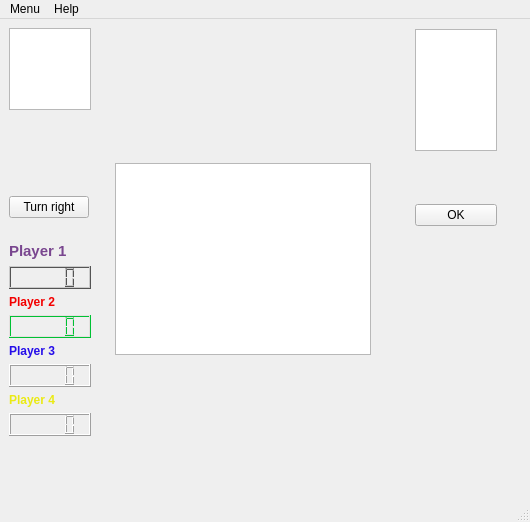
<?xml version="1.0" encoding="UTF-8"?>
<ui version="4.0">
 <class>MainWindow</class>
 <widget class="QMainWindow" name="MainWindow">
  <property name="geometry">
   <rect>
    <x>0</x>
    <y>0</y>
    <width>530</width>
    <height>522</height>
   </rect>
  </property>
  <property name="windowTitle">
   <string>MainWindow</string>
  </property>
  <widget class="QWidget" name="centralwidget">
   <layout class="QFormLayout" name="formLayout">
    <item row="0" column="0">
     <layout class="QGridLayout" name="gridLayout">
      <item row="0" column="1">
       <spacer name="horizontalSpacer">
        <property name="orientation">
         <enum>Qt::Horizontal</enum>
        </property>
        <property name="sizeType">
         <enum>QSizePolicy::Fixed</enum>
        </property>
        <property name="sizeHint" stdset="0">
         <size>
          <width>18</width>
          <height>88</height>
         </size>
        </property>
       </spacer>
      </item>
      <item row="0" column="2" alignment="Qt::AlignHCenter|Qt::AlignVCenter">
       <widget class="QGraphicsView" name="boardView">
        <property name="sizePolicy">
         <sizepolicy hsizetype="Minimum" vsizetype="Minimum">
          <horstretch>0</horstretch>
          <verstretch>0</verstretch>
         </sizepolicy>
        </property>
        <property name="minimumSize">
         <size>
          <width>0</width>
          <height>0</height>
         </size>
        </property>
       </widget>
      </item>
      <item row="0" column="0">
       <layout class="QVBoxLayout" name="leftLayout">
        <item>
         <widget class="QGraphicsView" name="freeCardView">
          <property name="minimumSize">
           <size>
            <width>82</width>
            <height>82</height>
           </size>
          </property>
          <property name="maximumSize">
           <size>
            <width>82</width>
            <height>82</height>
           </size>
          </property>
         </widget>
        </item>
        <item>
         <spacer name="verticalSpacer">
          <property name="maximumSize">
           <size>
            <width>80</width>
            <height>80</height>
           </size>
          </property>
          <property name="orientation">
           <enum>Qt::Vertical</enum>
          </property>
          <property name="sizeType">
           <enum>QSizePolicy::Preferred</enum>
          </property>
          <property name="sizeHint" stdset="0">
           <size>
            <width>20</width>
            <height>18</height>
           </size>
          </property>
         </spacer>
        </item>
        <item>
         <widget class="QPushButton" name="turnRightButton">
          <property name="maximumSize">
           <size>
            <width>80</width>
            <height>40</height>
           </size>
          </property>
          <property name="text">
           <string>Turn right</string>
          </property>
         </widget>
        </item>
        <item>
         <spacer name="verticalSpacer_7">
          <property name="orientation">
           <enum>Qt::Vertical</enum>
          </property>
          <property name="sizeType">
           <enum>QSizePolicy::Preferred</enum>
          </property>
          <property name="sizeHint" stdset="0">
           <size>
            <width>20</width>
            <height>18</height>
           </size>
          </property>
         </spacer>
        </item>
        <item>
         <layout class="QVBoxLayout" name="verticalLayout_7">
          <item>
           <layout class="QVBoxLayout" name="verticalLayout_3">
            <item>
             <widget class="QLabel" name="player1label">
              <property name="palette">
               <palette>
                <active>
                 <colorrole role="WindowText">
                  <brush brushstyle="SolidPattern">
                   <color alpha="255">
                    <red>121</red>
                    <green>70</green>
                    <blue>143</blue>
                   </color>
                  </brush>
                 </colorrole>
                </active>
                <inactive>
                 <colorrole role="WindowText">
                  <brush brushstyle="SolidPattern">
                   <color alpha="255">
                    <red>121</red>
                    <green>70</green>
                    <blue>143</blue>
                   </color>
                  </brush>
                 </colorrole>
                </inactive>
                <disabled>
                 <colorrole role="WindowText">
                  <brush brushstyle="SolidPattern">
                   <color alpha="255">
                    <red>143</red>
                    <green>146</green>
                    <blue>147</blue>
                   </color>
                  </brush>
                 </colorrole>
                </disabled>
               </palette>
              </property>
              <property name="font">
               <font>
                <pointsize>11</pointsize>
                <weight>75</weight>
                <bold>true</bold>
               </font>
              </property>
              <property name="text">
               <string>Player 1</string>
              </property>
             </widget>
            </item>
            <item>
             <widget class="QLCDNumber" name="player1score">
              <property name="sizePolicy">
               <sizepolicy hsizetype="Minimum" vsizetype="Preferred">
                <horstretch>0</horstretch>
                <verstretch>0</verstretch>
               </sizepolicy>
              </property>
              <property name="palette">
               <palette>
                <active>
                 <colorrole role="WindowText">
                  <brush brushstyle="SolidPattern">
                   <color alpha="255">
                    <red>49</red>
                    <green>55</green>
                    <blue>57</blue>
                   </color>
                  </brush>
                 </colorrole>
                 <colorrole role="Light">
                  <brush brushstyle="SolidPattern">
                   <color alpha="255">
                    <red>202</red>
                    <green>202</green>
                    <blue>202</blue>
                   </color>
                  </brush>
                 </colorrole>
                 <colorrole role="Dark">
                  <brush brushstyle="SolidPattern">
                   <color alpha="255">
                    <red>84</red>
                    <green>84</green>
                    <blue>84</blue>
                   </color>
                  </brush>
                 </colorrole>
                 <colorrole role="Text">
                  <brush brushstyle="SolidPattern">
                   <color alpha="255">
                    <red>49</red>
                    <green>55</green>
                    <blue>57</blue>
                   </color>
                  </brush>
                 </colorrole>
                 <colorrole role="ButtonText">
                  <brush brushstyle="SolidPattern">
                   <color alpha="255">
                    <red>49</red>
                    <green>55</green>
                    <blue>57</blue>
                   </color>
                  </brush>
                 </colorrole>
                </active>
                <inactive>
                 <colorrole role="WindowText">
                  <brush brushstyle="SolidPattern">
                   <color alpha="255">
                    <red>49</red>
                    <green>55</green>
                    <blue>57</blue>
                   </color>
                  </brush>
                 </colorrole>
                 <colorrole role="Light">
                  <brush brushstyle="SolidPattern">
                   <color alpha="255">
                    <red>202</red>
                    <green>202</green>
                    <blue>202</blue>
                   </color>
                  </brush>
                 </colorrole>
                 <colorrole role="Dark">
                  <brush brushstyle="SolidPattern">
                   <color alpha="255">
                    <red>84</red>
                    <green>84</green>
                    <blue>84</blue>
                   </color>
                  </brush>
                 </colorrole>
                 <colorrole role="Text">
                  <brush brushstyle="SolidPattern">
                   <color alpha="255">
                    <red>49</red>
                    <green>55</green>
                    <blue>57</blue>
                   </color>
                  </brush>
                 </colorrole>
                 <colorrole role="ButtonText">
                  <brush brushstyle="SolidPattern">
                   <color alpha="255">
                    <red>49</red>
                    <green>55</green>
                    <blue>57</blue>
                   </color>
                  </brush>
                 </colorrole>
                </inactive>
                <disabled>
                 <colorrole role="WindowText">
                  <brush brushstyle="SolidPattern">
                   <color alpha="255">
                    <red>84</red>
                    <green>84</green>
                    <blue>84</blue>
                   </color>
                  </brush>
                 </colorrole>
                 <colorrole role="Light">
                  <brush brushstyle="SolidPattern">
                   <color alpha="255">
                    <red>202</red>
                    <green>202</green>
                    <blue>202</blue>
                   </color>
                  </brush>
                 </colorrole>
                 <colorrole role="Dark">
                  <brush brushstyle="SolidPattern">
                   <color alpha="255">
                    <red>84</red>
                    <green>84</green>
                    <blue>84</blue>
                   </color>
                  </brush>
                 </colorrole>
                 <colorrole role="Text">
                  <brush brushstyle="SolidPattern">
                   <color alpha="255">
                    <red>84</red>
                    <green>84</green>
                    <blue>84</blue>
                   </color>
                  </brush>
                 </colorrole>
                 <colorrole role="ButtonText">
                  <brush brushstyle="SolidPattern">
                   <color alpha="255">
                    <red>84</red>
                    <green>84</green>
                    <blue>84</blue>
                   </color>
                  </brush>
                 </colorrole>
                </disabled>
               </palette>
              </property>
              <property name="autoFillBackground">
               <bool>false</bool>
              </property>
              <property name="frameShape">
               <enum>QFrame::Box</enum>
              </property>
             </widget>
            </item>
           </layout>
          </item>
          <item>
           <layout class="QVBoxLayout" name="verticalLayout_4">
            <item>
             <widget class="QLabel" name="player2label">
              <property name="palette">
               <palette>
                <active>
                 <colorrole role="WindowText">
                  <brush brushstyle="SolidPattern">
                   <color alpha="255">
                    <red>243</red>
                    <green>0</green>
                    <blue>0</blue>
                   </color>
                  </brush>
                 </colorrole>
                </active>
                <inactive>
                 <colorrole role="WindowText">
                  <brush brushstyle="SolidPattern">
                   <color alpha="255">
                    <red>243</red>
                    <green>0</green>
                    <blue>0</blue>
                   </color>
                  </brush>
                 </colorrole>
                </inactive>
                <disabled>
                 <colorrole role="WindowText">
                  <brush brushstyle="SolidPattern">
                   <color alpha="255">
                    <red>143</red>
                    <green>146</green>
                    <blue>147</blue>
                   </color>
                  </brush>
                 </colorrole>
                </disabled>
               </palette>
              </property>
              <property name="font">
               <font>
                <weight>75</weight>
                <bold>true</bold>
               </font>
              </property>
              <property name="text">
               <string>Player 2</string>
              </property>
             </widget>
            </item>
            <item>
             <widget class="QLCDNumber" name="player2score">
              <property name="sizePolicy">
               <sizepolicy hsizetype="Minimum" vsizetype="Preferred">
                <horstretch>0</horstretch>
                <verstretch>0</verstretch>
               </sizepolicy>
              </property>
              <property name="palette">
               <palette>
                <active>
                 <colorrole role="WindowText">
                  <brush brushstyle="SolidPattern">
                   <color alpha="255">
                    <red>49</red>
                    <green>55</green>
                    <blue>57</blue>
                   </color>
                  </brush>
                 </colorrole>
                 <colorrole role="Light">
                  <brush brushstyle="SolidPattern">
                   <color alpha="255">
                    <red>229</red>
                    <green>224</green>
                    <blue>224</blue>
                   </color>
                  </brush>
                 </colorrole>
                 <colorrole role="Dark">
                  <brush brushstyle="SolidPattern">
                   <color alpha="255">
                    <red>0</red>
                    <green>193</green>
                    <blue>52</blue>
                   </color>
                  </brush>
                 </colorrole>
                 <colorrole role="Text">
                  <brush brushstyle="SolidPattern">
                   <color alpha="255">
                    <red>49</red>
                    <green>55</green>
                    <blue>57</blue>
                   </color>
                  </brush>
                 </colorrole>
                 <colorrole role="ButtonText">
                  <brush brushstyle="SolidPattern">
                   <color alpha="255">
                    <red>49</red>
                    <green>55</green>
                    <blue>57</blue>
                   </color>
                  </brush>
                 </colorrole>
                </active>
                <inactive>
                 <colorrole role="WindowText">
                  <brush brushstyle="SolidPattern">
                   <color alpha="255">
                    <red>49</red>
                    <green>55</green>
                    <blue>57</blue>
                   </color>
                  </brush>
                 </colorrole>
                 <colorrole role="Light">
                  <brush brushstyle="SolidPattern">
                   <color alpha="255">
                    <red>229</red>
                    <green>224</green>
                    <blue>224</blue>
                   </color>
                  </brush>
                 </colorrole>
                 <colorrole role="Dark">
                  <brush brushstyle="SolidPattern">
                   <color alpha="255">
                    <red>0</red>
                    <green>193</green>
                    <blue>52</blue>
                   </color>
                  </brush>
                 </colorrole>
                 <colorrole role="Text">
                  <brush brushstyle="SolidPattern">
                   <color alpha="255">
                    <red>49</red>
                    <green>55</green>
                    <blue>57</blue>
                   </color>
                  </brush>
                 </colorrole>
                 <colorrole role="ButtonText">
                  <brush brushstyle="SolidPattern">
                   <color alpha="255">
                    <red>49</red>
                    <green>55</green>
                    <blue>57</blue>
                   </color>
                  </brush>
                 </colorrole>
                </inactive>
                <disabled>
                 <colorrole role="WindowText">
                  <brush brushstyle="SolidPattern">
                   <color alpha="255">
                    <red>0</red>
                    <green>193</green>
                    <blue>52</blue>
                   </color>
                  </brush>
                 </colorrole>
                 <colorrole role="Light">
                  <brush brushstyle="SolidPattern">
                   <color alpha="255">
                    <red>229</red>
                    <green>224</green>
                    <blue>224</blue>
                   </color>
                  </brush>
                 </colorrole>
                 <colorrole role="Dark">
                  <brush brushstyle="SolidPattern">
                   <color alpha="255">
                    <red>0</red>
                    <green>193</green>
                    <blue>52</blue>
                   </color>
                  </brush>
                 </colorrole>
                 <colorrole role="Text">
                  <brush brushstyle="SolidPattern">
                   <color alpha="255">
                    <red>0</red>
                    <green>193</green>
                    <blue>52</blue>
                   </color>
                  </brush>
                 </colorrole>
                 <colorrole role="ButtonText">
                  <brush brushstyle="SolidPattern">
                   <color alpha="255">
                    <red>0</red>
                    <green>193</green>
                    <blue>52</blue>
                   </color>
                  </brush>
                 </colorrole>
                </disabled>
               </palette>
              </property>
             </widget>
            </item>
           </layout>
          </item>
          <item>
           <layout class="QVBoxLayout" name="verticalLayout_5">
            <item>
             <widget class="QLabel" name="player3label">
              <property name="palette">
               <palette>
                <active>
                 <colorrole role="WindowText">
                  <brush brushstyle="SolidPattern">
                   <color alpha="255">
                    <red>37</red>
                    <green>13</green>
                    <blue>233</blue>
                   </color>
                  </brush>
                 </colorrole>
                </active>
                <inactive>
                 <colorrole role="WindowText">
                  <brush brushstyle="SolidPattern">
                   <color alpha="255">
                    <red>37</red>
                    <green>13</green>
                    <blue>233</blue>
                   </color>
                  </brush>
                 </colorrole>
                </inactive>
                <disabled>
                 <colorrole role="WindowText">
                  <brush brushstyle="SolidPattern">
                   <color alpha="255">
                    <red>143</red>
                    <green>146</green>
                    <blue>147</blue>
                   </color>
                  </brush>
                 </colorrole>
                </disabled>
               </palette>
              </property>
              <property name="font">
               <font>
                <weight>75</weight>
                <bold>true</bold>
               </font>
              </property>
              <property name="text">
               <string>Player 3</string>
              </property>
             </widget>
            </item>
            <item>
             <widget class="QLCDNumber" name="player3score">
              <property name="sizePolicy">
               <sizepolicy hsizetype="Minimum" vsizetype="Preferred">
                <horstretch>0</horstretch>
                <verstretch>0</verstretch>
               </sizepolicy>
              </property>
             </widget>
            </item>
           </layout>
          </item>
          <item>
           <layout class="QVBoxLayout" name="verticalLayout_6">
            <item>
             <widget class="QLabel" name="player4label">
              <property name="palette">
               <palette>
                <active>
                 <colorrole role="WindowText">
                  <brush brushstyle="SolidPattern">
                   <color alpha="255">
                    <red>234</red>
                    <green>234</green>
                    <blue>20</blue>
                   </color>
                  </brush>
                 </colorrole>
                </active>
                <inactive>
                 <colorrole role="WindowText">
                  <brush brushstyle="SolidPattern">
                   <color alpha="255">
                    <red>234</red>
                    <green>234</green>
                    <blue>20</blue>
                   </color>
                  </brush>
                 </colorrole>
                </inactive>
                <disabled>
                 <colorrole role="WindowText">
                  <brush brushstyle="SolidPattern">
                   <color alpha="255">
                    <red>143</red>
                    <green>146</green>
                    <blue>147</blue>
                   </color>
                  </brush>
                 </colorrole>
                </disabled>
               </palette>
              </property>
              <property name="font">
               <font>
                <weight>75</weight>
                <bold>true</bold>
               </font>
              </property>
              <property name="text">
               <string>Player 4</string>
              </property>
             </widget>
            </item>
            <item>
             <widget class="QLCDNumber" name="player4score">
              <property name="sizePolicy">
               <sizepolicy hsizetype="Minimum" vsizetype="Preferred">
                <horstretch>0</horstretch>
                <verstretch>0</verstretch>
               </sizepolicy>
              </property>
             </widget>
            </item>
            <item>
             <spacer name="verticalSpacer_4">
              <property name="orientation">
               <enum>Qt::Vertical</enum>
              </property>
              <property name="sizeHint" stdset="0">
               <size>
                <width>20</width>
                <height>40</height>
               </size>
              </property>
             </spacer>
            </item>
           </layout>
          </item>
         </layout>
        </item>
       </layout>
      </item>
      <item row="0" column="4">
       <layout class="QVBoxLayout" name="verticalLayout_2">
        <item>
         <widget class="QGraphicsView" name="cardPackView">
          <property name="minimumSize">
           <size>
            <width>82</width>
            <height>122</height>
           </size>
          </property>
          <property name="maximumSize">
           <size>
            <width>80</width>
            <height>120</height>
           </size>
          </property>
         </widget>
        </item>
        <item>
         <spacer name="verticalSpacer_2">
          <property name="orientation">
           <enum>Qt::Vertical</enum>
          </property>
          <property name="sizeType">
           <enum>QSizePolicy::Maximum</enum>
          </property>
          <property name="sizeHint" stdset="0">
           <size>
            <width>20</width>
            <height>48</height>
           </size>
          </property>
         </spacer>
        </item>
        <item>
         <widget class="QPushButton" name="okButton">
          <property name="maximumSize">
           <size>
            <width>82</width>
            <height>40</height>
           </size>
          </property>
          <property name="text">
           <string>OK</string>
          </property>
         </widget>
        </item>
        <item>
         <spacer name="verticalSpacer_6">
          <property name="orientation">
           <enum>Qt::Vertical</enum>
          </property>
          <property name="sizeType">
           <enum>QSizePolicy::Expanding</enum>
          </property>
          <property name="sizeHint" stdset="0">
           <size>
            <width>20</width>
            <height>38</height>
           </size>
          </property>
         </spacer>
        </item>
       </layout>
      </item>
      <item row="0" column="3">
       <spacer name="horizontalSpacer_2">
        <property name="orientation">
         <enum>Qt::Horizontal</enum>
        </property>
        <property name="sizeType">
         <enum>QSizePolicy::Fixed</enum>
        </property>
        <property name="sizeHint" stdset="0">
         <size>
          <width>38</width>
          <height>38</height>
         </size>
        </property>
       </spacer>
      </item>
     </layout>
    </item>
   </layout>
  </widget>
  <widget class="QStatusBar" name="statusbar"/>
  <widget class="QMenuBar" name="menubar">
   <property name="geometry">
    <rect>
     <x>0</x>
     <y>0</y>
     <width>530</width>
     <height>27</height>
    </rect>
   </property>
   <widget class="QMenu" name="menuMenu">
    <property name="title">
     <string>Menu</string>
    </property>
    <addaction name="actionNewGame"/>
    <addaction name="separator"/>
    <addaction name="actionLoadGame"/>
    <addaction name="actionSaveGame"/>
    <addaction name="separator"/>
    <addaction name="actionQuit"/>
   </widget>
   <widget class="QMenu" name="menuHelp">
    <property name="title">
     <string>Help</string>
    </property>
    <addaction name="actionHelp"/>
    <addaction name="separator"/>
    <addaction name="actionAbout"/>
   </widget>
   <addaction name="menuMenu"/>
   <addaction name="menuHelp"/>
  </widget>
  <action name="actionNewGame">
   <property name="text">
    <string>New Game</string>
   </property>
   <property name="shortcut">
    <string>Ctrl+N</string>
   </property>
  </action>
  <action name="actionLoadGame">
   <property name="text">
    <string>Load Game</string>
   </property>
   <property name="shortcut">
    <string>Ctrl+O</string>
   </property>
  </action>
  <action name="actionSaveGame">
   <property name="text">
    <string>Save Game</string>
   </property>
   <property name="shortcut">
    <string>Ctrl+S</string>
   </property>
  </action>
  <action name="actionQuit">
   <property name="text">
    <string>Quit</string>
   </property>
   <property name="shortcut">
    <string>Ctrl+Q</string>
   </property>
  </action>
  <action name="actionHelp">
   <property name="text">
    <string>Help</string>
   </property>
  </action>
  <action name="actionAbout">
   <property name="text">
    <string>About</string>
   </property>
  </action>
 </widget>
 <resources/>
 <connections/>
</ui>
